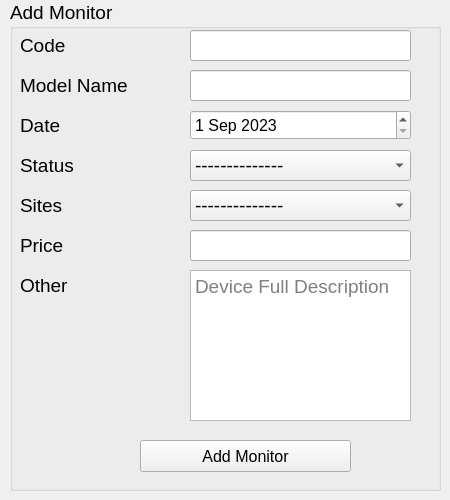
                  <widget class="QWidget" name="tab_29">
                   <attribute name="title">
                    <string>Monitor</string>
                   </attribute>
                   <widget class="QGroupBox" name="groupBox_59">
                    <property name="geometry">
                     <rect>
                      <x>10</x>
                      <y>0</y>
                      <width>431</width>
                      <height>491</height>
                     </rect>
                    </property>
                    <property name="font">
                     <font>
                      <family>Segoe UI</family>
                      <pointsize>14</pointsize>
                     </font>
                    </property>
                    <property name="title">
                     <string>Add Monitor</string>
                    </property>
                    <widget class="QLabel" name="label_118">
                     <property name="geometry">
                      <rect>
                       <x>10</x>
                       <y>30</y>
                       <width>121</width>
                       <height>31</height>
                      </rect>
                     </property>
                     <property name="font">
                      <font>
                       <family>Segoe UI</family>
                       <pointsize>14</pointsize>
                      </font>
                     </property>
                     <property name="text">
                      <string>Code</string>
                     </property>
                    </widget>
                    <widget class="QLabel" name="label_120">
                     <property name="geometry">
                      <rect>
                       <x>10</x>
                       <y>70</y>
                       <width>151</width>
                       <height>31</height>
                      </rect>
                     </property>
                     <property name="font">
                      <font>
                       <family>Segoe UI</family>
                       <pointsize>14</pointsize>
                      </font>
                     </property>
                     <property name="text">
                      <string>Model Name</string>
                     </property>
                    </widget>
                    <widget class="QLineEdit" name="lineEdit_91">
                     <property name="geometry">
                      <rect>
                       <x>180</x>
                       <y>30</y>
                       <width>221</width>
                       <height>31</height>
                      </rect>
                     </property>
                     <property name="font">
                      <font>
                       <family>Segoe UI</family>
                       <pointsize>14</pointsize>
                      </font>
                     </property>
                    </widget>
                    <widget class="QLabel" name="label_121">
                     <property name="geometry">
                      <rect>
                       <x>10</x>
                       <y>150</y>
                       <width>121</width>
                       <height>31</height>
                      </rect>
                     </property>
                     <property name="font">
                      <font>
                       <family>Segoe UI</family>
                       <pointsize>14</pointsize>
                      </font>
                     </property>
                     <property name="text">
                      <string>Status</string>
                     </property>
                    </widget>
                    <widget class="QLabel" name="label_122">
                     <property name="geometry">
                      <rect>
                       <x>10</x>
                       <y>190</y>
                       <width>121</width>
                       <height>31</height>
                      </rect>
                     </property>
                     <property name="font">
                      <font>
                       <family>Segoe UI</family>
                       <pointsize>14</pointsize>
                      </font>
                     </property>
                     <property name="text">
                      <string>Sites</string>
                     </property>
                    </widget>
                    <widget class="QPushButton" name="pushButton_84">
                     <property name="enabled">
                      <bool>true</bool>
                     </property>
                     <property name="geometry">
                      <rect>
                       <x>130</x>
                       <y>440</y>
                       <width>211</width>
                       <height>32</height>
                      </rect>
                     </property>
                     <property name="font">
                      <font>
                       <pointsize>12</pointsize>
                      </font>
                     </property>
                     <property name="text">
                      <string>Add Monitor</string>
                     </property>
                    </widget>
                    <widget class="QLabel" name="label_125">
                     <property name="geometry">
                      <rect>
                       <x>10</x>
                       <y>230</y>
                       <width>91</width>
                       <height>31</height>
                      </rect>
                     </property>
                     <property name="font">
                      <font>
                       <family>Segoe UI</family>
                       <pointsize>14</pointsize>
                      </font>
                     </property>
                     <property name="text">
                      <string>Price</string>
                     </property>
                    </widget>
                    <widget class="QLineEdit" name="lineEdit_92">
                     <property name="geometry">
                      <rect>
                       <x>180</x>
                       <y>70</y>
                       <width>221</width>
                       <height>31</height>
                      </rect>
                     </property>
                     <property name="font">
                      <font>
                       <family>Segoe UI</family>
                       <pointsize>14</pointsize>
                      </font>
                     </property>
                    </widget>
                    <widget class="QLineEdit" name="lineEdit_93">
                     <property name="geometry">
                      <rect>
                       <x>180</x>
                       <y>230</y>
                       <width>221</width>
                       <height>31</height>
                      </rect>
                     </property>
                     <property name="font">
                      <font>
                       <family>Segoe UI</family>
                       <pointsize>14</pointsize>
                      </font>
                     </property>
                    </widget>
                    <widget class="QComboBox" name="comboBox_40">
                     <property name="geometry">
                      <rect>
                       <x>180</x>
                       <y>150</y>
                       <width>221</width>
                       <height>31</height>
                      </rect>
                     </property>
                     <property name="font">
                      <font>
                       <pointsize>14</pointsize>
                      </font>
                     </property>
                     <item>
                      <property name="text">
                       <string>--------------</string>
                      </property>
                     </item>
                     <item>
                      <property name="text">
                       <string>New</string>
                      </property>
                     </item>
                     <item>
                      <property name="text">
                       <string>Used</string>
                      </property>
                     </item>
                     <item>
                      <property name="text">
                       <string>Damaged</string>
                      </property>
                     </item>
                    </widget>
                    <widget class="QTextEdit" name="textEdit_10">
                     <property name="geometry">
                      <rect>
                       <x>180</x>
                       <y>270</y>
                       <width>221</width>
                       <height>151</height>
                      </rect>
                     </property>
                     <property name="font">
                      <font>
                       <pointsize>14</pointsize>
                      </font>
                     </property>
                     <property name="placeholderText">
                      <string>Device Full Description</string>
                     </property>
                    </widget>
                    <widget class="QComboBox" name="comboBox_41">
                     <property name="geometry">
                      <rect>
                       <x>180</x>
                       <y>190</y>
                       <width>221</width>
                       <height>31</height>
                      </rect>
                     </property>
                     <property name="font">
                      <font>
                       <pointsize>14</pointsize>
                      </font>
                     </property>
                     <item>
                      <property name="text">
                       <string>--------------</string>
                      </property>
                     </item>
                    </widget>
                    <widget class="QLabel" name="label_126">
                     <property name="geometry">
                      <rect>
                       <x>10</x>
                       <y>110</y>
                       <width>121</width>
                       <height>31</height>
                      </rect>
                     </property>
                     <property name="font">
                      <font>
                       <family>Segoe UI</family>
                       <pointsize>14</pointsize>
                      </font>
                     </property>
                     <property name="text">
                      <string>Date</string>
                     </property>
                    </widget>
                    <widget class="QDateEdit" name="dateEdit_19">
                     <property name="geometry">
                      <rect>
                       <x>180</x>
                       <y>110</y>
                       <width>221</width>
                       <height>30</height>
                      </rect>
                     </property>
                     <property name="minimumSize">
                      <size>
                       <width>52</width>
                       <height>30</height>
                      </size>
                     </property>
                     <property name="font">
                      <font>
                       <pointsize>12</pointsize>
                      </font>
                     </property>
                     <property name="dateTime">
                      <datetime>
                       <hour>0</hour>
                       <minute>0</minute>
                       <second>0</second>
                       <year>2023</year>
                       <month>9</month>
                       <day>1</day>
                      </datetime>
                     </property>
                    </widget>
                    <widget class="QLabel" name="label_128">
                     <property name="geometry">
                      <rect>
                       <x>10</x>
                       <y>270</y>
                       <width>101</width>
                       <height>31</height>
                      </rect>
                     </property>
                     <property name="font">
                      <font>
                       <family>Segoe UI</family>
                       <pointsize>14</pointsize>
                      </font>
                     </property>
                     <property name="text">
                      <string>Other</string>
                     </property>
                    </widget>
                   </widget>
                  </widget>
